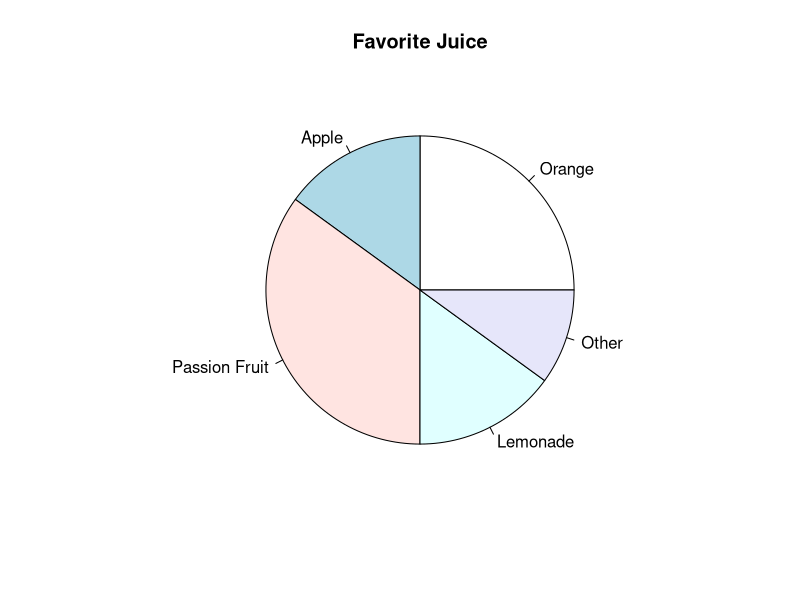
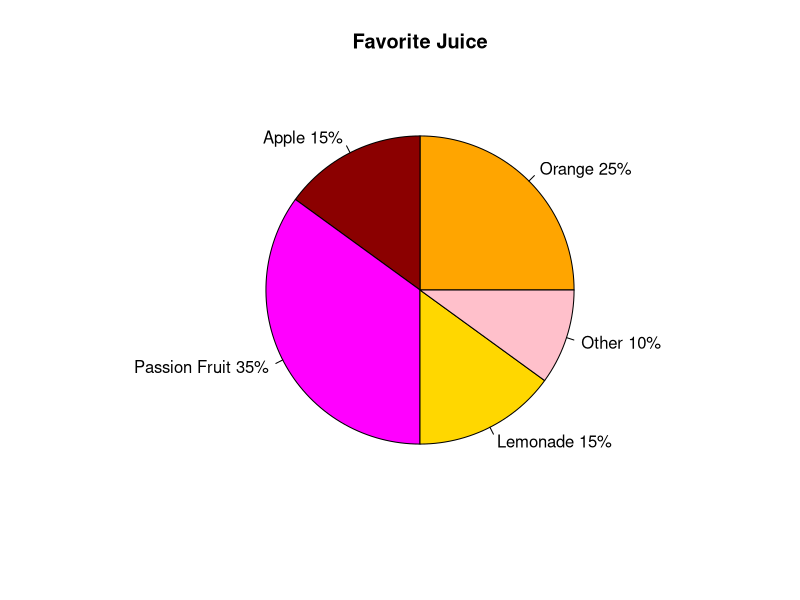

Reproduce these figures in R, in order. (Note: this script raises an error after producing the figures.)
## ---- chunk 1

## ---- chunk 2
# Simple Pie Chart
votes <- c(25, 15, 35, 15, 10)
juice <- c("Orange", "Apple", "Passion Fruit", "Lemonade", "Other")

pie(votes, labels = juice, main="Favorite Juice")


#Add labels and colors
cols <- c("orange", "red4", "magenta", "gold", "pink")
pct <- round(votes/sum(votes)*100)
juice <- paste(juice, pct) # add percents to labels
juice <- paste(juice,"%",sep="") # ad % to labels

pie(votes, labels = juice, col=cols, main="Favorite Juice")


# ggplot piechart
pc <- data.frame(juice, votes, cols, pct)

p1 <- ggplot(pc, aes (x="", y = votes, fill = factor(juice))) + 
      geom_bar(width = 1, stat = "identity") +
      geom_text(aes(label = paste(pct, "%")),
                position = position_stack(vjust = 0.5)) + # add labels inside
      scale_fill_manual(values = cols) + # change colors
      theme_classic() +
      theme(plot.title = element_text(hjust=0.5),
            axis.line = element_blank(),
            axis.text = element_blank(),
            axis.ticks = element_blank()) +
       labs(fill = "Juice", x = NULL, y = NULL,
       title = "Favorite Juice") + 
  coord_polar("y")

p1  
  
## ---- chunk 3

data("PlantGrowth")

p2 <- ggplot(PlantGrowth, aes(x=group, y=weight, group=group), color = group) +
  geom_bar(aes(fill = group), stat = "identity",position = "dodge") +
  labs(y = "Weight",         #Adjust axis labels
       x = "Control Group", 
       title = "Experiment - Yield Plant Weight by Control Group", 
       subtitle = "", # Add a sub title
       caption = "Source: RStudio") +  # Cite source
       theme_minimal() +
       theme(legend.position = "none") # remove legend

p2

## ---- chunk 4

ggplot(nm, aes(year, total, colour=variable, fill = variable)) + 
       geom_bar(aes(group = variable), stat = "identity",position = "dodge")  +
       #scale_color_manual(values = c("navyblue")) + # change the color
       theme(axis.text.x=element_text(angle = 60,hjust = 0.5,size = 6.5)) + # Change angle of x-axis labels
       ylab("Total Fertility Rate (TFR)") +
       labs(title = "Global Fertlity Rates (1950-2020)",
            caption = "Source: United Nations, Department of Economic
and Social Affairs, Population Division (2019)") 



data(tfr)
tfrdata <- tfr %>%
  gather(Year, tfr, '1950-1955':'2015-2020') %>%
  filter(country_code %in% c(900))

p3 <- ggplot(tfrdata, aes(Year, tfr, colour=name)) + 
       geom_line(aes(group = name))  +
       scale_color_manual(values = c("navyblue")) + # change the color
       theme(axis.text.x=element_text(angle = 60,hjust = 0.5,size = 6.5)) + # Change angle of x-axis labels
       ylab("Total Fertility Rate (TFR)") +
       labs(title = "Global Fertlity Rates (1950-2020)",
            caption = "Source: United Nations, Department of Economic
and Social Affairs, Population Division (2019)") 

p3


# Change line type
ggplot(tfrdata, aes(Year, tfr, colour=name)) + 
       geom_line(aes(group = name), linetype = "dashed")+ # Change line type
       scale_color_manual(values = c("navyblue")) + # change the color
       theme(axis.text.x=element_text(angle = 60,hjust = 0.5,size = 6.5)) + # Change angle of x-axis labels
       ylab("Total Fertility Rate (TFR)") +
       labs(title = "Global Fertlity Rates (1950-2020)",
            caption = "Source: United Nations, Department of Economic
and Social Affairs, Population Division (2019)") 


## ---- chunk 5

x <- c(2.1,10.5,4.2,15.3,13.6,19.3,5.6,3.2,12.6,3.8,14.1,
       1.6,19.6,23.4,24.0,3.0,23.0,22.5,22.0,24.9,23.0)
y <- c(1.9,11.4,4.7,16.2,13.2,18.9,5.4,2.9,12.4,21.0,5.0,23.1, 
       4.1,2.6,3.2,20.0,4.1,24.5,21.0,24.0,23.0)

plot(x, y) # Basic scatter plot
plot(x, y, pch=8, col="green", cex = 1) # shape, color and size


data(diamonds)
head(diamonds)

ggplot(diamonds, aes(x = carat, y = price)) + # basic ggplot scatter plot
    geom_point()

p4 <- ggplot(diamonds, aes(x = carat, y = price)) +
    geom_point(aes(color = factor(cut), shape = cut), # change color and shape by group
               size = 1) # change shape size

p4



## ---- chunk 6

# Put all of the charts and graphs together
# It doesn't look that pretty but you can make a mini dashboard with your charts and graphs

install.packages("patchwork")
library("patchwork")

(p1 | p2) /
  (p3 | p4)


